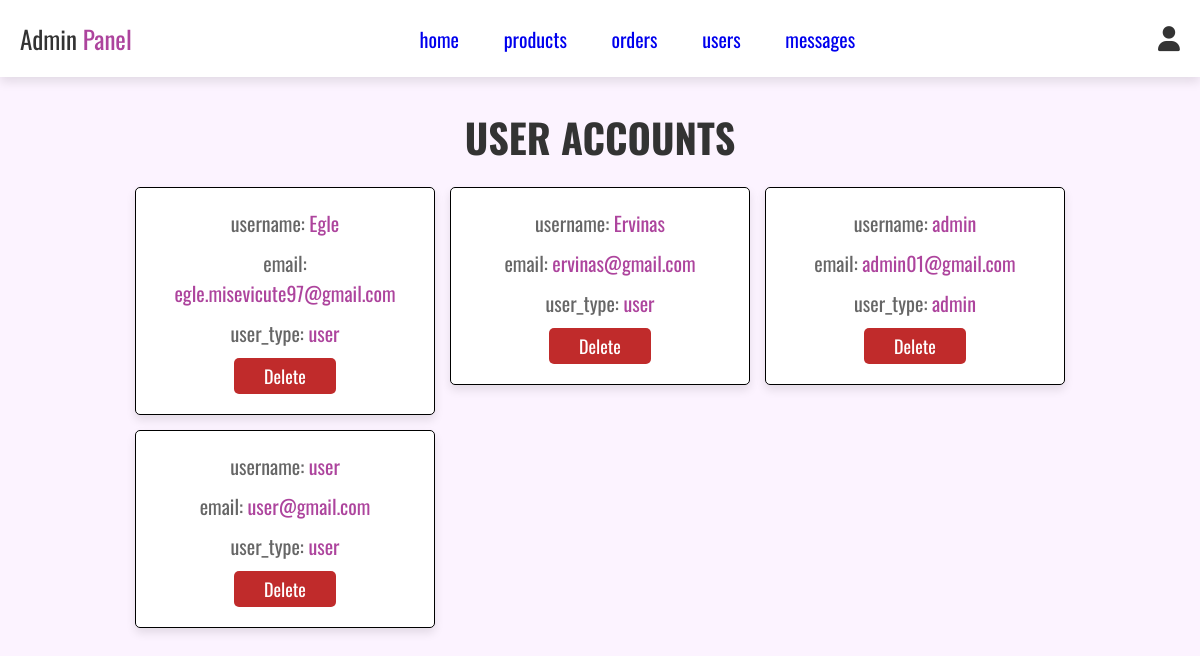
/admin_users.php (signed in), run on the app's committed database.
### tables this page shows
CREATE TABLE `users` (
  `id` int(100) NOT NULL,
  `name` varchar(100) NOT NULL,
  `email` varchar(100) NOT NULL,
  `password` varchar(100) NOT NULL,
  `user_type` varchar(20) NOT NULL DEFAULT 'user'
);

### admin_users.php (the view, shortened to what this page needs)
<?php
include 'config.php';
?>
<!DOCTYPE html>
<html lang="en">
<head>
   <link rel="stylesheet" href="https://cdnjs.cloudflare.com/ajax/libs/font-awesome/6.0.0/css/all.min.css">
   <link rel="stylesheet" href="css/admin_styles.css">
</head>
<body>
<?php include 'admin_header.php';?>
<section class="users">
   <h1 class="title">user accounts </h1>
   <div class="box-container">
<?php
$select_users = mysqli_query($conn,"SELECT * FROM `users`")
or die('query failed');
while($fetch_users = mysqli_fetch_assoc($select_users)){
?>
<div class="box">
<p>username: <span><?php echo $fetch_users['name'] ;?></span></p>
<p>email: <span><?php echo $fetch_users['email'] ;?></span></p>
<p>user_type: <span><?php echo $fetch_users['user_type'] ;?></span></p>
<a href="admin_users.php?delete=<?php echo $fetch_users['id'];?>" onclick="return confirm('delete this user?');"
class="delete-btn">delete</a>
</div>
<?php
};
?>
   </div>
</section>
</body>
</html>

### css/admin_styles.css (style rules this page uses)
:root { --purple:#ad449d; --red:#c02b2b; --orange:#f39c12; --black:#333; --light-color:#666; --light-bg:#FCF3FF; --border:0.1rem solid black; --box-shadow: 0 0.5rem 1rem rgba(0,0,0,0.1); }
* { font-family: 'Oswald', sans-serif; margin: 0; padding: 0; box-sizing: border-box; outline: none; border: none; text-decoration: none; transition: all 0.2s linear; }
html { font-size: 62.5%; overflow-x: hidden; }
body { background-color: var(--light-bg); }
section { padding: 3rem 2rem; }
.title { text-align: center; margin-bottom: 2rem; text-transform: uppercase; color: var(--black); font-size:4rem ; }
.btn, .option-btn, .delete-btn, .white-btn { margin-top: 1rem; display: inline-block; padding: 0.5rem 3rem; cursor: pointer; color: white; font-size: 1.8rem; border-radius: 0.5rem; text-transform: capitalize; }
.delete-btn { background-color: var(--red); }
.users .box-container { display: grid; grid-template-columns: repeat(auto-fit,30rem); justify-content: center; gap: 1.5rem; max-width: 1200px; margin: 0 auto; align-items: flex-start; }
.users .box-container .box { background-color: white; padding: 2rem; border: var(--border); box-shadow: var(--box-shadow); border-radius: 0.5rem; text-align: center; }
.users .box-container .box p { padding-bottom: 1rem; font-size: 2rem; color: var(--light-color); }
.users .box-container .box p span { padding-bottom: 1rem; font-size: 2rem; color: var(--purple); }
.users .box-container .box .delete-btn { margin-top: 0; }

### data on the page
users: name "Egle", email "egle.misevicute97@gmail.com", user_type "user"
users: name "Ervinas", email "ervinas@gmail.com", user_type "user"
users: name "admin", email "admin01@gmail.com", user_type "admin"
users: name "user", email "user@gmail.com", user_type "user"
